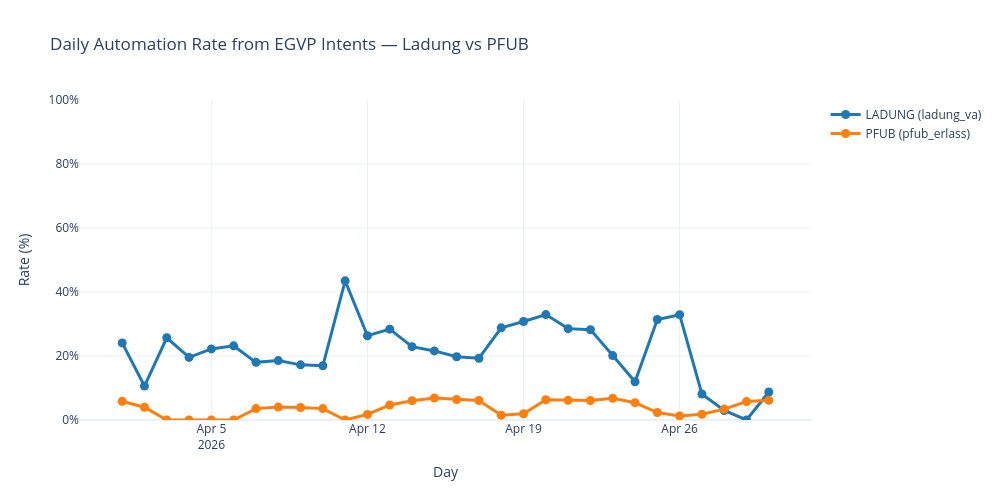

The notebook cell this image was saved under:
### Markdown cell above
### plot graph

### Code cell
# Daily automation rate (%) for ladung and pfub from egvp_intents table
daily_intents_df = (
    pd.concat(
        [
            daily_incoming_egvp_attachments.rename('total'),
            daily_automated_ladung_from_egvp_intets.rename('ladung'),
            daily_automated_pfub_from_egvp_intets.rename('pfub'),
        ],
        axis=1,
    )
    .fillna(0)
    .sort_index()
)
daily_intents_df.index = pd.to_datetime(daily_intents_df.index)
daily_intents_df.index.name = 'day'
daily_intents_df['ladung_pct'] = (daily_intents_df['ladung'] / daily_intents_df['total'] * 100).round(2)
daily_intents_df['pfub_pct'] = (daily_intents_df['pfub'] / daily_intents_df['total'] * 100).round(2)

plot_df = daily_intents_df.reset_index()

y_cols = ['ladung_pct', 'pfub_pct']
abs_cols = {'ladung_pct': 'ladung', 'pfub_pct': 'pfub'}
labels_map = {'ladung_pct': 'LADUNG (ladung_va)', 'pfub_pct': 'PFUB (pfub_erlass)'}

fig = px.line(
    plot_df,
    x='day',
    y=y_cols,
    markers=True,
    title='Daily Automation Rate from EGVP Intents — Ladung vs PFUB',
    labels={'day': 'Day', 'value': 'Rate (%)', 'variable': 'Series'},
    color_discrete_map={'ladung_pct': '#1f77b4', 'pfub_pct': '#ff7f0e'},
)

for trace in fig.data:
    col = trace.name
    abs_col = abs_cols[col]
    trace.customdata = np.stack(
        [daily_intents_df[abs_col].values, daily_intents_df['total'].values], axis=-1
    )
    trace.hovertemplate = (
        '<b>%{x|%Y-%m-%d}</b><br>'
        'Total incoming: %{customdata[1]:.0f}<br>'
        'Automated: %{customdata[0]:.0f} / %{customdata[1]:.0f}<br>'
        'Rate: %{y:.2f}%<extra>' + labels_map[col] + '</extra>'
    )

fig.for_each_trace(lambda t: t.update(name=labels_map[t.name]))

fig.update_layout(
    template='plotly_white',
    width=1000,
    height=500,
    hovermode='x unified',
    yaxis=dict(ticksuffix='%', range=[0, 100]),
    legend_title_text='',
)
fig.update_traces(line=dict(width=3), marker=dict(size=9))
fig.show()

### Figure 1 — Plotly figure (JSON) as saved in the notebook; plotly's stock layout.template omitted (floating-point values rounded to 4 significant figures)
{"data": [{"customdata": [[132.0, 548.0], [56.0, 528.0], [28.0, 109.0], [9.0, 46.0], [6.0, 27.0], [19.0, 82.0], [96.0, 533.0], [106.0, 571.0], [97.0, 563.0], [81.0, 478.0], [20.0, 46.0], [15.0, 57.0], [182.0, 641.0], [167.0, 729.0], [182.0, 843.0], [148.0, 749.0], [117.0, 606.0], [19.0, 66.0], [32.0, 104.0], [250.0, 759.0], [223.0, 781.0], [209.0, 740.0], [125.0, 621.0], [62.0, 518.0], [27.0, 86.0], [26.0, 79.0], [54.0, 665.0], [21.0, 705.0], [0.0, 713.0], [44.0, 503.0]], "hovertemplate": "<b>%{x|%Y-%m-%d}</b><br>Total incoming: %{customdata[1]:.0f}<br>Automated: %{customdata[0]:.0f} / %{customdata[1]:.0f}<br>Rate: %{y:.2f}%<extra>LADUNG (ladung_va)</extra>", "legendgroup": "ladung_pct", "line": {"color": "#1f77b4", "dash": "solid", "width": 3}, "marker": {"size": 9, "symbol": "circle"}, "mode": "lines+markers", "name": "LADUNG (ladung_va)", "orientation": "v", "showlegend": true, "type": "scatter", "x": ["2026-04-01T00:00:00.000000000", "2026-04-02T00:00:00.000000000", "2026-04-03T00:00:00.000000000", "2026-04-04T00:00:00.000000000", "2026-04-05T00:00:00.000000000", "2026-04-06T00:00:00.000000000", "2026-04-07T00:00:00.000000000", "2026-04-08T00:00:00.000000000", "2026-04-09T00:00:00.000000000", "2026-04-10T00:00:00.000000000", "2026-04-11T00:00:00.000000000", "2026-04-12T00:00:00.000000000", "2026-04-13T00:00:00.000000000", "2026-04-14T00:00:00.000000000", "2026-04-15T00:00:00.000000000", "2026-04-16T00:00:00.000000000", "2026-04-17T00:00:00.000000000", "2026-04-18T00:00:00.000000000", "2026-04-19T00:00:00.000000000", "2026-04-20T00:00:00.000000000", "2026-04-21T00:00:00.000000000", "2026-04-22T00:00:00.000000000", "2026-04-23T00:00:00.000000000", "2026-04-24T00:00:00.000000000", "2026-04-25T00:00:00.000000000", "2026-04-26T00:00:00.000000000", "2026-04-27T00:00:00.000000000", "2026-04-28T00:00:00.000000000", "2026-04-29T00:00:00.000000000", "2026-04-30T00:00:00.000000000"], "xaxis": "x", "y": [24.09, 10.61, 25.69, 19.57, 22.22, 23.17, 18.01, 18.56, 17.23, 16.95, 43.48, 26.32, 28.39, 22.91, 21.59, 19.76, 19.31, 28.79, 30.77, 32.94, 28.55, 28.24, 20.13, 11.97, 31.4, 32.91, 8.12, 2.98, 0.0, 8.75], "yaxis": "y"}, {"customdata": [[32.0, 548.0], [21.0, 528.0], [0.0, 109.0], [0.0, 46.0], [0.0, 27.0], [0.0, 82.0], [19.0, 533.0], [23.0, 571.0], [22.0, 563.0], [17.0, 478.0], [0.0, 46.0], [1.0, 57.0], [30.0, 641.0], [44.0, 729.0], [58.0, 843.0], [48.0, 749.0], [37.0, 606.0], [1.0, 66.0], [2.0, 104.0], [48.0, 759.0], [48.0, 781.0], [45.0, 740.0], [42.0, 621.0], [28.0, 518.0], [2.0, 86.0], [1.0, 79.0], [12.0, 665.0], [24.0, 705.0], [41.0, 713.0], [31.0, 503.0]], "hovertemplate": "<b>%{x|%Y-%m-%d}</b><br>Total incoming: %{customdata[1]:.0f}<br>Automated: %{customdata[0]:.0f} / %{customdata[1]:.0f}<br>Rate: %{y:.2f}%<extra>PFUB (pfub_erlass)</extra>", "legendgroup": "pfub_pct", "line": {"color": "#ff7f0e", "dash": "solid", "width": 3}, "marker": {"size": 9, "symbol": "circle"}, "mode": "lines+markers", "name": "PFUB (pfub_erlass)", "orientation": "v", "showlegend": true, "type": "scatter", "x": ["2026-04-01T00:00:00.000000000", "2026-04-02T00:00:00.000000000", "2026-04-03T00:00:00.000000000", "2026-04-04T00:00:00.000000000", "2026-04-05T00:00:00.000000000", "2026-04-06T00:00:00.000000000", "2026-04-07T00:00:00.000000000", "2026-04-08T00:00:00.000000000", "2026-04-09T00:00:00.000000000", "2026-04-10T00:00:00.000000000", "2026-04-11T00:00:00.000000000", "2026-04-12T00:00:00.000000000", "2026-04-13T00:00:00.000000000", "2026-04-14T00:00:00.000000000", "2026-04-15T00:00:00.000000000", "2026-04-16T00:00:00.000000000", "2026-04-17T00:00:00.000000000", "2026-04-18T00:00:00.000000000", "2026-04-19T00:00:00.000000000", "2026-04-20T00:00:00.000000000", "2026-04-21T00:00:00.000000000", "2026-04-22T00:00:00.000000000", "2026-04-23T00:00:00.000000000", "2026-04-24T00:00:00.000000000", "2026-04-25T00:00:00.000000000", "2026-04-26T00:00:00.000000000", "2026-04-27T00:00:00.000000000", "2026-04-28T00:00:00.000000000", "2026-04-29T00:00:00.000000000", "2026-04-30T00:00:00.000000000"], "xaxis": "x", "y": [5.84, 3.98, 0.0, 0.0, 0.0, 0.0, 3.56, 4.03, 3.91, 3.56, 0.0, 1.75, 4.68, 6.04, 6.88, 6.41, 6.11, 1.52, 1.92, 6.32, 6.15, 6.08, 6.76, 5.41, 2.33, 1.27, 1.8, 3.4, 5.75, 6.16], "yaxis": "y"}], "layout": {"height": 500, "hovermode": "x unified", "legend": {"title": {"text": ""}, "tracegroupgap": 0}, "title": {"text": "Daily Automation Rate from EGVP Intents — Ladung vs PFUB"}, "width": 1000, "xaxis": {"anchor": "y", "domain": [0, 1], "title": {"text": "Day"}}, "yaxis": {"anchor": "x", "domain": [0, 1], "range": [0, 100], "ticksuffix": "%", "title": {"text": "Rate (%)"}}}}
